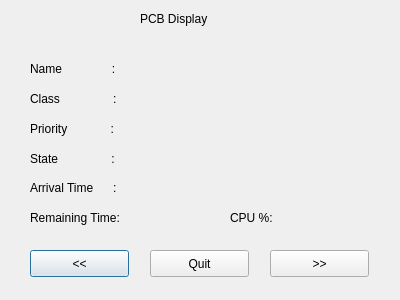
<?xml version="1.0" encoding="UTF-8"?>
<ui version="4.0">
 <class>pcbShower</class>
 <widget class="QDialog" name="pcbShower">
  <property name="geometry">
   <rect>
    <x>0</x>
    <y>0</y>
    <width>400</width>
    <height>300</height>
   </rect>
  </property>
  <property name="windowTitle">
   <string>Dialog</string>
  </property>
  <widget class="QPushButton" name="prevButton">
   <property name="geometry">
    <rect>
     <x>30</x>
     <y>250</y>
     <width>99</width>
     <height>27</height>
    </rect>
   </property>
   <property name="text">
    <string>&lt;&lt;</string>
   </property>
  </widget>
  <widget class="QPushButton" name="quitButton">
   <property name="geometry">
    <rect>
     <x>150</x>
     <y>250</y>
     <width>99</width>
     <height>27</height>
    </rect>
   </property>
   <property name="text">
    <string>Quit</string>
   </property>
  </widget>
  <widget class="QPushButton" name="nextButton">
   <property name="geometry">
    <rect>
     <x>270</x>
     <y>250</y>
     <width>99</width>
     <height>27</height>
    </rect>
   </property>
   <property name="text">
    <string>&gt;&gt;</string>
   </property>
  </widget>
  <widget class="QLabel" name="label">
   <property name="geometry">
    <rect>
     <x>30</x>
     <y>60</y>
     <width>111</width>
     <height>17</height>
    </rect>
   </property>
   <property name="text">
    <string>Name               :</string>
   </property>
  </widget>
  <widget class="QLabel" name="label_2">
   <property name="geometry">
    <rect>
     <x>30</x>
     <y>90</y>
     <width>111</width>
     <height>17</height>
    </rect>
   </property>
   <property name="text">
    <string>Class                :</string>
   </property>
  </widget>
  <widget class="QLabel" name="label_3">
   <property name="geometry">
    <rect>
     <x>30</x>
     <y>120</y>
     <width>111</width>
     <height>17</height>
    </rect>
   </property>
   <property name="text">
    <string>Priority             :</string>
   </property>
  </widget>
  <widget class="QLabel" name="label_4">
   <property name="geometry">
    <rect>
     <x>30</x>
     <y>150</y>
     <width>111</width>
     <height>17</height>
    </rect>
   </property>
   <property name="text">
    <string>State                :</string>
   </property>
  </widget>
  <widget class="QLabel" name="label_5">
   <property name="geometry">
    <rect>
     <x>140</x>
     <y>10</y>
     <width>81</width>
     <height>17</height>
    </rect>
   </property>
   <property name="text">
    <string>PCB Display</string>
   </property>
  </widget>
  <widget class="QLabel" name="nameText">
   <property name="geometry">
    <rect>
     <x>140</x>
     <y>60</y>
     <width>261</width>
     <height>17</height>
    </rect>
   </property>
   <property name="text">
    <string/>
   </property>
  </widget>
  <widget class="QLabel" name="classText">
   <property name="geometry">
    <rect>
     <x>140</x>
     <y>90</y>
     <width>271</width>
     <height>17</height>
    </rect>
   </property>
   <property name="text">
    <string/>
   </property>
  </widget>
  <widget class="QLabel" name="priorityText">
   <property name="geometry">
    <rect>
     <x>140</x>
     <y>120</y>
     <width>261</width>
     <height>17</height>
    </rect>
   </property>
   <property name="text">
    <string/>
   </property>
  </widget>
  <widget class="QLabel" name="stateText">
   <property name="geometry">
    <rect>
     <x>140</x>
     <y>150</y>
     <width>261</width>
     <height>17</height>
    </rect>
   </property>
   <property name="text">
    <string/>
   </property>
  </widget>
  <widget class="QLabel" name="label_6">
   <property name="geometry">
    <rect>
     <x>30</x>
     <y>180</y>
     <width>101</width>
     <height>16</height>
    </rect>
   </property>
   <property name="text">
    <string>Arrival Time      :</string>
   </property>
  </widget>
  <widget class="QLabel" name="label_7">
   <property name="geometry">
    <rect>
     <x>30</x>
     <y>210</y>
     <width>111</width>
     <height>16</height>
    </rect>
   </property>
   <property name="text">
    <string>Remaining Time:</string>
   </property>
  </widget>
  <widget class="QLabel" name="label_8">
   <property name="geometry">
    <rect>
     <x>230</x>
     <y>210</y>
     <width>51</width>
     <height>16</height>
    </rect>
   </property>
   <property name="text">
    <string>CPU %:</string>
   </property>
  </widget>
  <widget class="QLabel" name="arrivalLabel">
   <property name="geometry">
    <rect>
     <x>140</x>
     <y>180</y>
     <width>53</width>
     <height>16</height>
    </rect>
   </property>
   <property name="text">
    <string/>
   </property>
  </widget>
  <widget class="QLabel" name="remainingLabel">
   <property name="geometry">
    <rect>
     <x>140</x>
     <y>210</y>
     <width>53</width>
     <height>16</height>
    </rect>
   </property>
   <property name="text">
    <string/>
   </property>
  </widget>
  <widget class="QLabel" name="CPUPercentageLabel">
   <property name="geometry">
    <rect>
     <x>290</x>
     <y>210</y>
     <width>53</width>
     <height>16</height>
    </rect>
   </property>
   <property name="text">
    <string/>
   </property>
  </widget>
 </widget>
 <resources/>
 <connections/>
</ui>
